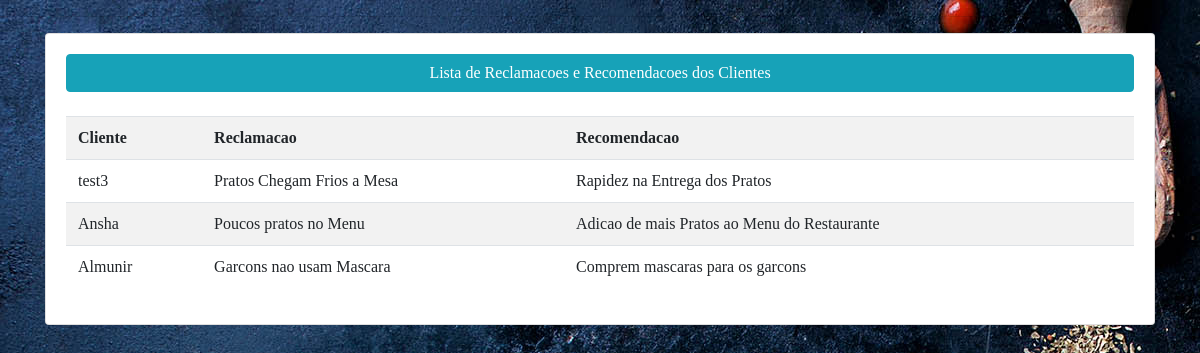
Page /recomend/ on the earlier database version.
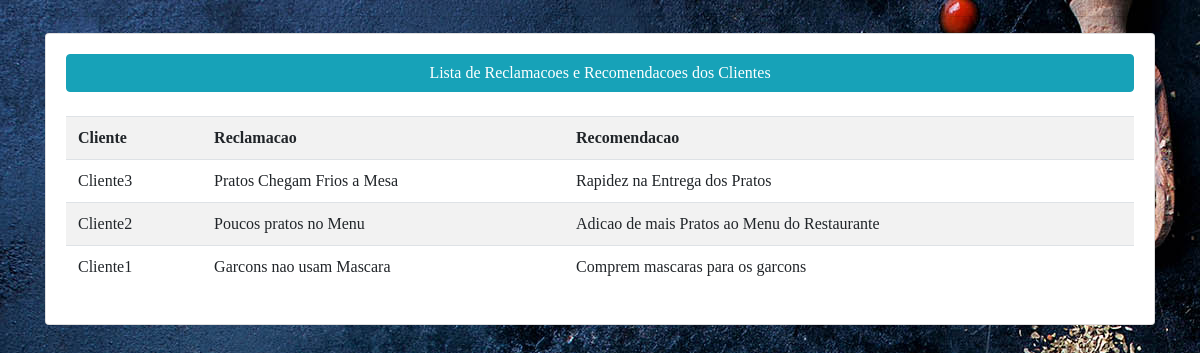
Same page on the later database version.
### entregar/models.py (models this page shows, shortened)
class recomendacoes(models.Model):
    customer = models.ForeignKey(Customer, null=True, on_delete=models.SET_NULL)
    reclamacao = models.TextField(blank=True,null=True, max_length=5000)
    recomendacao = models.TextField(blank=True, null=True, max_length=5000)

class Customer(models.Model):
    user = models.OneToOneField(User, null=True,blank= True, on_delete=models.CASCADE)
    name = models.CharField(max_length=200, null=True)
    phone = models.CharField(max_length=200, null=True)
    email = models.CharField(max_length=200, null=True)
    profile_pic = models.ImageField(default="Prato_2",null=True,blank=True)
    date_created = models.DateTimeField(auto_now_add=True)
    def __str__(self):
        return str(self.user)

### entregar/views.py (the view)
# urls.py: path('recomend/', views.recomend,name='recomend'),
def recomend(request):
    reclamacao = recomendacoes.objects.all()
    context = {'reclamacao':reclamacao,}
    return render(request,'entregar/listaReclamacoes.html',context)

### entregar/templates/entregar/listaReclamacoes.html (shortened to what this page needs)
{% load static %}
{% block content %}
<head>
	<link rel="stylesheet" href="https://stackpath.bootstrapcdn.com/bootstrap/4.1.3/css/bootstrap.min.css">
	<link rel="stylesheet" href="https://use.fontawesome.com/releases/v5.6.1/css/all.css">
</head>
<body>
<div class="container">
        <div class="row">
            <div class="col-md-12">
                <hr>
                <div class="card card-body">
                    <a class="btn btn-info btn-md btn-block"  href="#" >Lista de Reclamacoes e Recomendacoes dos Clientes</a>
                         <table class="table table table-striped">
                             <tr>
                                 <th>Cliente</th>
                                 <th>Reclamacao</th>
                                 <th>Recomendacao</th>
                             </tr>
                             <br>
                             {% for r in reclamacao %}
                             <tr>
                                  <td>{{ r.customer }}</td>
                                 <td>{{r.reclamacao}}</td>
                                 <td>{{ r.recomendacao }}</td>
                             </tr>
                             {% endfor %}
                         </table>
                        </div>
            </div>
        </div>
</div>
</body>
{% endblock %}
</html>

Differences in the rows shown:
changed through a linked row, recomendacoes "Pratos Chegam Frios a Mesa": customer "test3" → "Cliente3"
changed through a linked row, recomendacoes "Poucos pratos no Menu": customer "Ansha" → "Cliente2"
changed through a linked row, recomendacoes "Garcons nao usam Mascara": customer "Almunir" → "Cliente1"
